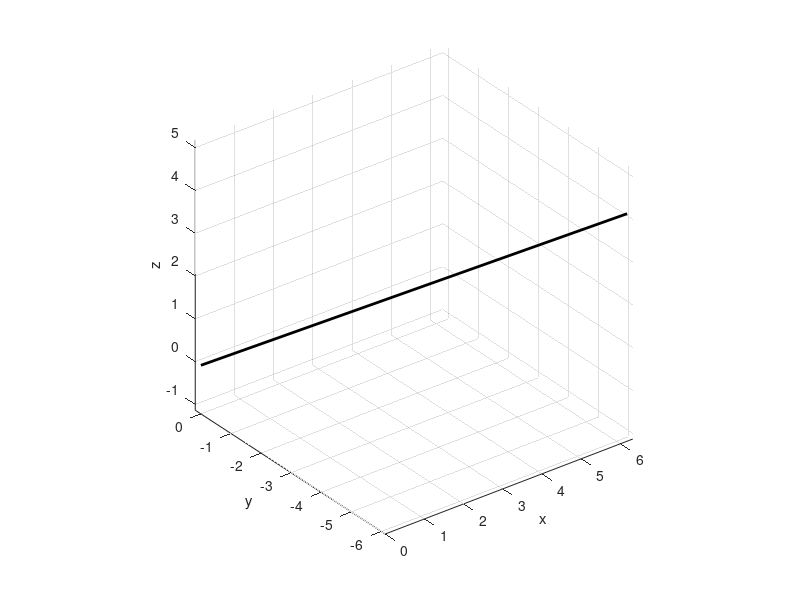

Source code (MATLAB):
clear all 
close all
a=0;
R1 = [1 0 0 0; 
      0 cos(a) sin(a) 0;
      0 -sin(a) cos(a) 0; 
      0 0 0 1];
angY=0;
R2 = [cos(angY) 0 sin(angY) 0;
      0 1 0 0;
      -sin(angY) 0 cos(angY) 0;
      0 0 0 1];
      
angZ = 90*(pi/180);   
R3 = [cos(angZ) sin(angZ) 0 0;
      -sin(angZ) cos(angZ) 0 0;
      0 0 1 0;
      0 0 0 1];  #CCW matrix 

p1=[1 0 0 1];

#h = quiver3(0,0,0, p1(1),p1(2),p1(3)); set(h,"linewidth",2,"showarrowhead",'off',"color",'green');
#hold on;     
      
#p1a = p1*R3;
  
#h = quiver3(0,0,0, p1a(1),p1a(2),p1a(3)); set(h,"linewidth",2,"showarrowhead",'off',"color",'red');
#hold on; 
#xlabel('x'); ylabel('y'); zlabel('z');  
      
#break

# Define line with two points

p1 = [1 1 1 1];
p2 = [5 5 10 1];



# 1 Translate line to origin

T1 = [1 0 0 0;
      0 1 0 0;
      0 0 1 0;
      -p1(1) -p1(2) -p1(3) 1];

p1a = p1*T1; 
p2a = p2*T1;

#h = quiver3(p1(1),p1(2),p1(3), p2(1),p2(2),p2(3)); set(h,"linewidth",2,"showarrowhead",'off',"color",'red');
#hold on; 
#h = quiver3(p1new(1),p1new(2),p1new(3), p2new(1),p2new(2),p2new(3)); set(h,"linewidth",2,"showarrowhead",'off',"color",'blue');
#hold on;

# 2 Rotate line to xz plane (required: angle a, depends on vector coord) 

vec = [p2a(1)-p1a(1) p2a(2)-p1a(2) p2a(3)-p1a(3)];
a = atan(vec(3)/vec(2));  #angle about x-axis
#a = 90*(pi/180);  
R1 = [1 0 0 0; 
      0 cos(a) sin(a) 0;
      0 -sin(a) cos(a) 0; 
      0 0 0 1];
      
p1b = p1a*R1;
p2b = p2a*R1;

#h = quiver3(p1b(1),p1b(2),p1b(3), p2b(1),p2b(2),p2b(3)); set(h,"linewidth",2,"showarrowhead",'off',"color",'black');
#hold on;
#xlabel('x'); ylabel('y'); zlabel('z');
#view([0 90 0]);
#axis equal

# 3 Rotate about y 

vec = [p2b(1)-p1b(1) p2b(2)-p1b(2) p2b(3)-p1b(3)]; 
#vec is on x-z so use vec(3) and vec(1) for atan
angY = atan(vec(1)/vec(3)); 

#NOTE: important!!! need to use theta between z and vec, above is correct!

R2 = [cos(angY) 0 -sin(angY) 0;
      0 1 0 0;
      sin(angY) 0 cos(angY) 0;
      0 0 0 1];
      
p1c=p1b*R2;
p2c=p2b*R2;

h = quiver3(p1c(1),p1c(2),p1c(3), p2c(1),p2c(2),p2c(3)); set(h,"linewidth",2,"showarrowhead",'off',"color",'black');
hold on;
xlabel('x'); ylabel('y'); zlabel('z');
#view([0 90 0]);
axis equal





